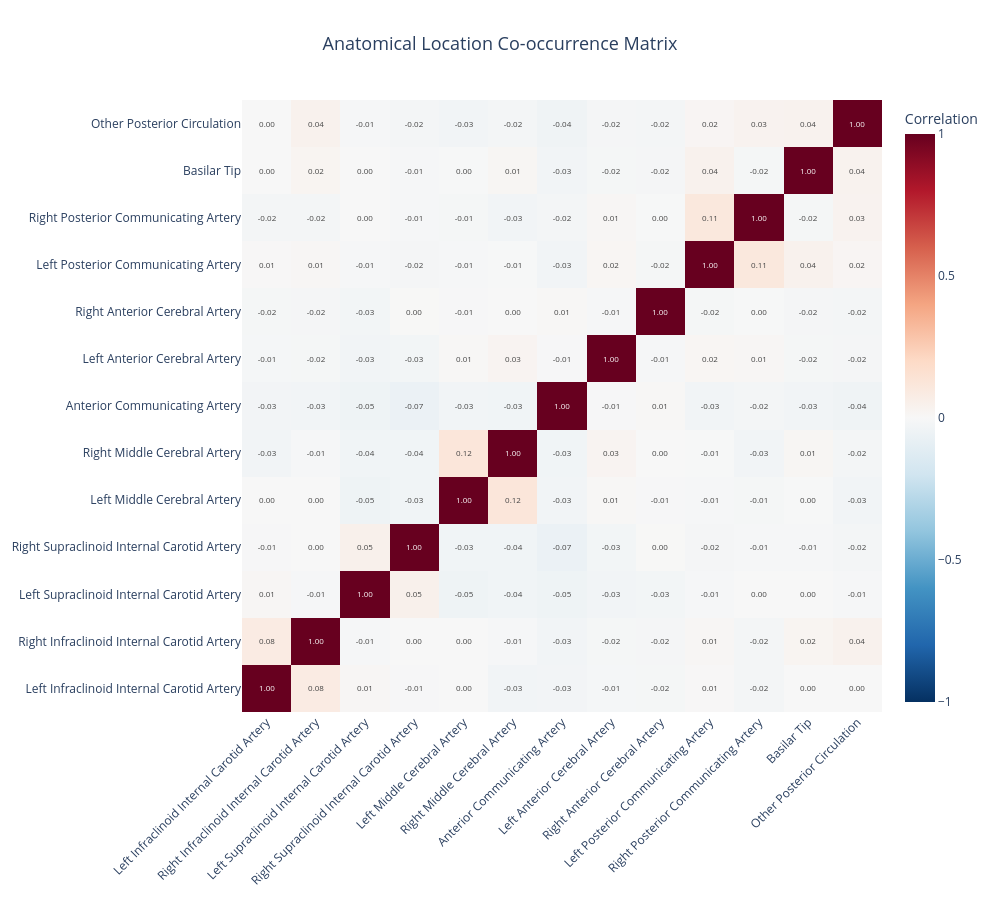

Notebook source saved alongside this figure:
### Code cell
# Co-occurrence matrix (correlation heatmap)
corr_matrix = df[anatomical_labels].corr()

fig = go.Figure(data=go.Heatmap(
    z=corr_matrix.values,
    x=corr_matrix.columns,
    y=corr_matrix.columns,
    colorscale='RdBu_r',
    zmid=0,
    text=corr_matrix.values,
    texttemplate='%{text:.2f}',
    textfont={"size": 8},
    colorbar=dict(title="Correlation")
))

fig.update_layout(
    title={
        'text': 'Anatomical Location Co-occurrence Matrix',
        'x': 0.5,
        'xanchor': 'center',
        'font': {'size': 18}
    },
    xaxis_tickangle=-45,
    height=900,
    width=1000
)

fig.show()

# Find strongest correlations
corr_pairs = []
for i in range(len(corr_matrix.columns)):
    for j in range(i+1, len(corr_matrix.columns)):
        corr_pairs.append({
            'Location 1': corr_matrix.columns[i],
            'Location 2': corr_matrix.columns[j],
            'Correlation': corr_matrix.iloc[i, j]
        })

corr_pairs_df = pd.DataFrame(corr_pairs).sort_values('Correlation', ascending=False)

print("\n" + "═" * 100)
print("TOP 10 CO-OCCURRING LOCATION PAIRS")
print("═" * 100)
print(corr_pairs_df.head(10).to_string(index=False))

### Figure 1 — Plotly figure (JSON) as saved in the notebook; plotly's stock layout.template omitted (floating-point values rounded to 4 significant figures; data arrays with more than 128 entries replaced by an {"elided": "..."} marker saying what was removed)
{"data": [{"colorbar": {"title": {"text": "Correlation"}}, "colorscale": [[0, "rgb(5,48,97)"], [0.1, "rgb(33,102,172)"], [0.2, "rgb(67,147,195)"], [0.3, "rgb(146,197,222)"], [0.4, "rgb(209,229,240)"], [0.5, "rgb(247,247,247)"], [0.6, "rgb(253,219,199)"], [0.7, "rgb(244,165,130)"], [0.8, "rgb(214,96,77)"], [0.9, "rgb(178,24,43)"], [1, "rgb(103,0,31)"]], "text": {"elided": "13x13 float values"}, "textfont": {"size": 8}, "texttemplate": "%{text:.2f}", "type": "heatmap", "x": ["Left Infraclinoid Internal Carotid Artery", "Right Infraclinoid Internal Carotid Artery", "Left Supraclinoid Internal Carotid Artery", "Right Supraclinoid Internal Carotid Artery", "Left Middle Cerebral Artery", "Right Middle Cerebral Artery", "Anterior Communicating Artery", "Left Anterior Cerebral Artery", "Right Anterior Cerebral Artery", "Left Posterior Communicating Artery", "Right Posterior Communicating Artery", "Basilar Tip", "Other Posterior Circulation"], "y": ["Left Infraclinoid Internal Carotid Artery", "Right Infraclinoid Internal Carotid Artery", "Left Supraclinoid Internal Carotid Artery", "Right Supraclinoid Internal Carotid Artery", "Left Middle Cerebral Artery", "Right Middle Cerebral Artery", "Anterior Communicating Artery", "Left Anterior Cerebral Artery", "Right Anterior Cerebral Artery", "Left Posterior Communicating Artery", "Right Posterior Communicating Artery", "Basilar Tip", "Other Posterior Circulation"], "z": {"elided": "13x13 float values"}, "zmid": 0}], "layout": {"height": 900, "title": {"font": {"size": 18}, "text": "Anatomical Location Co-occurrence Matrix", "x": 0.5, "xanchor": "center"}, "width": 1000, "xaxis": {"tickangle": -45}}}
